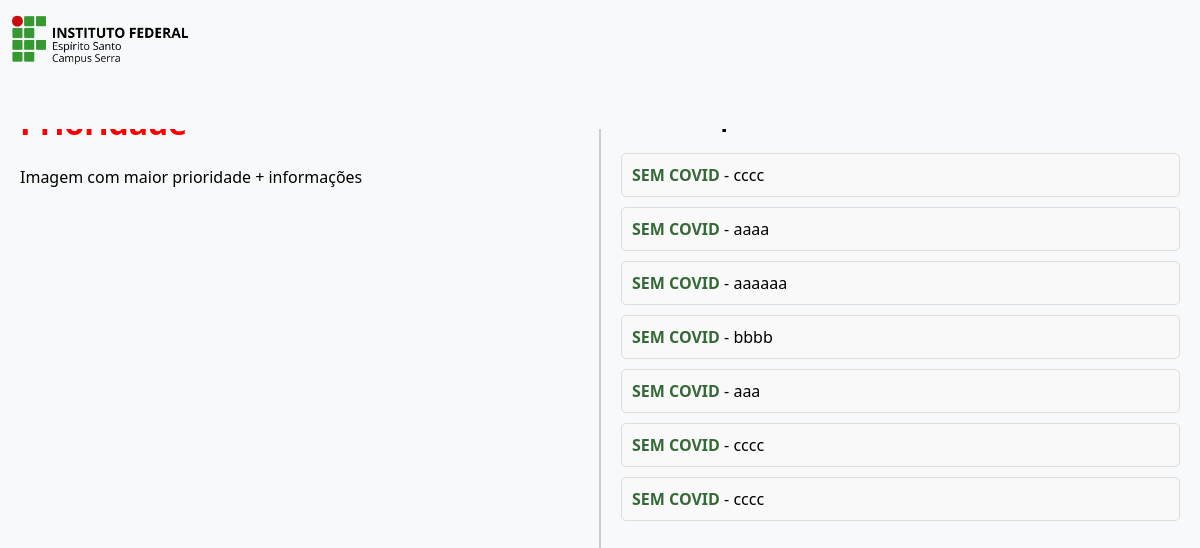
Page /dashboard on the earlier database version.
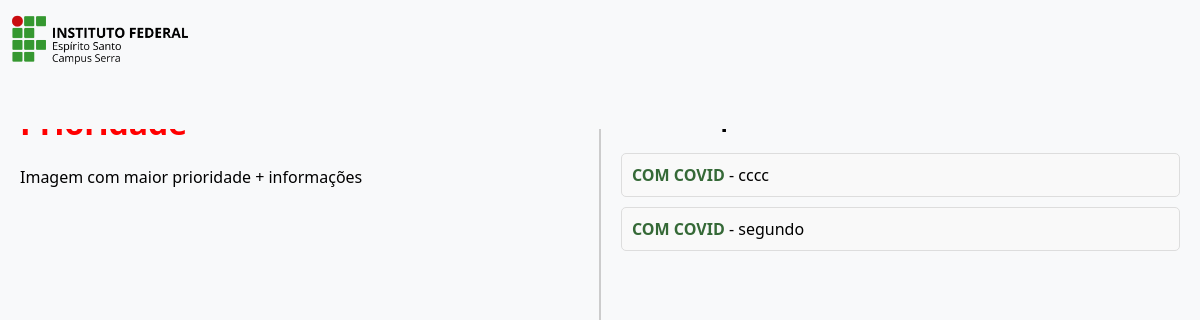
Same page on the later database version.
### tables this page shows
CREATE TABLE pacientes (
    id INTEGER PRIMARY KEY,
    nome TEXT NOT NULL,
    diagnostico TEXT NOT NULL,
    idade INTEGER,
    sexo TEXT NOT NULL
    , link TEXT);

### app.py (the view)
@app.route('/dashboard')
def dashboard():
    pacientes = obter_pacientes()
    return render_template('dashboard.html', pacientes=pacientes)

### app.py (called while the page is built)
def obter_pacientes():
    conexao = sqlite3.connect('pacientes.db')
    cursor = conexao.cursor()
    cursor.execute('SELECT id, nome, diagnostico FROM pacientes')
    pacientes = cursor.fetchall()
    conexao.close()
    return pacientes

### templates/dashboard.html (shortened to what this page needs)
<!DOCTYPE html>
<html lang="en">
<head>
    <link rel="stylesheet" type="text/css" href="{{ url_for('static', filename='dashboard.css') }}">
</head>
<body>
    <div class="logo-container">
        <img  src="{{ url_for('static', filename='img/serra-horizontal-cor.png') }}" alt="logo">
    </div>
    <div class="container">
            <div class="esquerda-painel">
                <h1>Prioridade</h1>
                <p>Imagem com maior prioridade + informações</p>
            </div>
            <div class="direita-painel">
                <h2>Lista de prioridades</h2>
                <ul>
                    {% if pacientes %}
                        {% for paciente in pacientes %}
                            <li>
                                <a href="{{ url_for('detalhe', id=paciente[0]) }}">{{ paciente[2] }}</a> - {{ paciente[1] }}
                            </li>
                        {% endfor %}
                    {% else %}
                        <p>Sem itens para exibir!</p>
                    {% endif %}
                </ul>
            </div>
        </div>
</body>
</html>

### static/dashboard.css (style rules this page uses)
body { font-family: 'Segoe UI', Tahoma, Geneva, Verdana, sans-serif; margin: 0; padding: 0; display: flex; justify-content: center; align-items: center; height: 100vh; background-color: #f0f0f0; }
.logo-container { position: absolute; top: 0; left: 0; width: 100%; height: 15%; background-color: #f8f9fa; z-index: 1; }
img { position: absolute; top: 0; left: 0; max-width: 200px; max-height: 200px; width: auto; height: auto; }
.container { display: flex; width: 100%; height: 100vh; margin-top: 10%; }
.esquerda-painel, .direita-painel { flex: 1; padding: 20px; box-sizing: border-box; }
.esquerda-painel { background-color: #f8f9fa; border-right: 2px solid #ccc; }
.esquerda-painel h1 { color: red; }
.direita-painel { background-color: #f8f9fa; }
ul { list-style-type: none; padding: 0; }
li { background-color: #f9f9f9; margin: 10px 0; padding: 10px; border: 1px solid #ddd; border-radius: 5px; }
a { text-decoration: none; color: #356937; font-weight: bold; }

Differences in the rows shown:
removed pacientes: diagnostico "SEM COVID", nome "aaaaaa"
removed pacientes: diagnostico "SEM COVID", nome "bbbb"
removed pacientes: diagnostico "SEM COVID", nome "aaa"
removed pacientes: diagnostico "SEM COVID", nome "cccc"
removed pacientes: diagnostico "SEM COVID", nome "cccc"
changed pacientes "cccc": diagnostico "SEM COVID" → "COM COVID"
changed pacientes: diagnostico "SEM COVID" → "COM COVID"; nome "aaaa" → "segundo"
